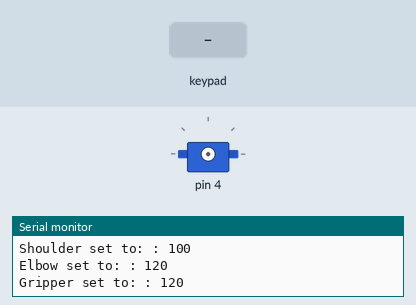
Simulated run of this sketch. Board: Arduino Uno, built with avr-gcc and run on an emulated ATmega328P. Shown: servo, the last lines printed to the serial monitor. The inputs (shaded band) are chosen by the test bench.

Above: at 5.4 s.
5.5 s: key 'U' pressed
7.3 s: key 'O' pressed
At 8.6 s:
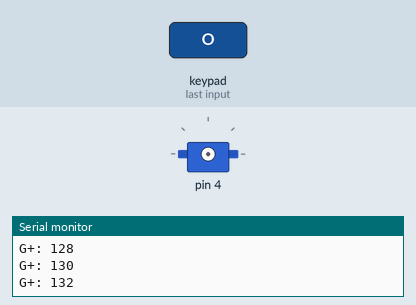
9.1 s: key 'T' pressed
At 9.25 s:
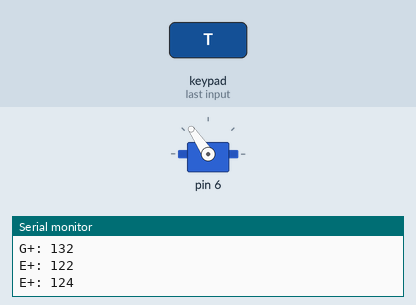
10.9 s: key 'L' pressed
Timing chart, 0 to 13.7 s (numbered marks = the images above; inputs shaded):
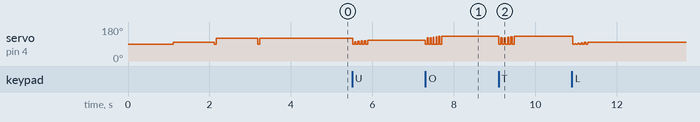

Measured:
- after the input at 7.3 s, servo on pin 4: ramps from 132° to 90° and jumps back, once every 0.07 s
- after the input at 9.1 s, servo on pin 4: ramps from 90° to 130° and jumps back, once every 0.08 s

The sketch:

Robot_Arm_bluetooth_ver_01.ino
```cpp
#define CUSTOM_SETTINGS
#define INCLUDE_GAMEPAD_MODULE
#include <Dabble.h>

#include <Servo.h>


Servo baseservo;  // create servo object to control a servo
Servo shoulderservo;
Servo elbowservo;
Servo gripperservo;

int base=90;
int shoulder=100;
int elbow=120;
int gripper=120;

void setup()
{
  Serial.begin(9600);    // Set your Serial Monitor is set at 9600
  Dabble.begin(9600);      // This is the baude rate of the HM-10
  smove(baseservo,4,base,"Base set to: ");
  delay(1000);
  smove(shoulderservo,5,shoulder,"Shoulder set to: ");
  delay(1000);
  smove(elbowservo,6,elbow,"Elbow set to: ");
  delay(1000);
  smove(gripperservo,7,gripper,"Gripper set to: ");
  delay(1000);

}

void loop() {
Dabble.processInput();  // This line is crucial in grabbing our data
  if (GamePad.isRightPressed())
  {
    if(base!=0){
    base-=2;
    smove(baseservo,4,base,"B-");
    }
  }
  else if (GamePad.isLeftPressed())
  {
    if(base!=180)
    {
      base+=2;
      smove(baseservo,4,base,"B+");
    }
  }

  else if (GamePad.isUpPressed())
  {
    if(shoulder<=130)
    {
      shoulder+=2;
      smove(shoulderservo,5,shoulder,"S+");
    }
  }

  else if (GamePad.isDownPressed())
  {
    if(shoulder>=60)
    {
      shoulder-=2;
      smove(shoulderservo,5,shoulder,"S-");
    }
  }
  else if (GamePad.isTrianglePressed())
  {
    if(elbow!=140)
    {
      elbow+=2;
      smove(elbowservo,6,elbow,"E+");
    }
  }
  else if (GamePad.isCrossPressed ())
  {
    if(elbow!=90)
    {
      elbow-=2;
      smove(elbowservo,6,elbow,"E-");
    }
  }
  else if (GamePad.isCirclePressed ())
  {
    if(gripper!=180)
    {
      gripper+=2;
      smove(gripperservo,7,gripper,"G+");
    }
  }
  else if (GamePad.isSquarePressed ())
  {
    if(gripper!=100)
    {
      gripper-=2;
      smove(gripperservo,7,gripper,"G-");
    }
  }
    delay(20);

}
void smove(Servo is,int sp,int deg, String m)
{
  is.attach(sp);
  delay(50);
  is.write(deg);
  Serial.print(m);
  Serial.print(": ");
  Serial.println(deg);
  if(sp!=7){

  is.detach();
  delay(10);
  }
}
```
